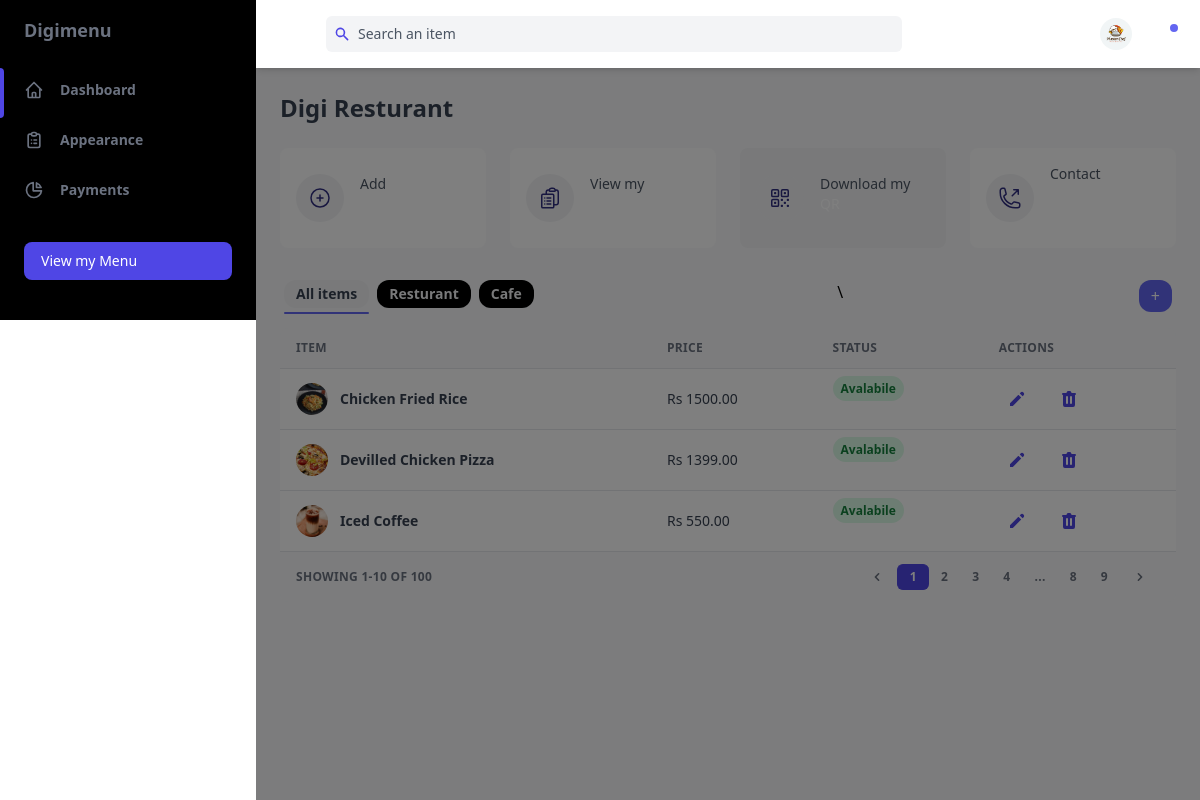
The page /dashboard/ (signed in) on the database its author committed.
### main/models.py (models this page shows, shortened)
class Profile(models.Model):
	user = models.OneToOneField(User, on_delete=models.CASCADE)
	phone = models.CharField(max_length=20, blank=True)
	address1 = models.CharField(max_length=200, blank=True)
	resturant_name = models.CharField(max_length=200, blank=True)
	resturant_slogan = models.CharField(max_length=200, blank=True)
	image = models.ImageField(upload_to='uploads/product/',blank=True, null=True )
	description = models.CharField(max_length=400, default='0', blank=True, null=True)
	city = models.CharField(max_length=200, blank=True)
	zipcode = models.CharField(max_length=200, blank=True)
	country = models.CharField(max_length=200, blank=True)

class Menu(models.Model):
	user = models.ForeignKey(User, on_delete=models.CASCADE)
	name = models.CharField(max_length=50)

class Product(models.Model):
	name = models.CharField(max_length=100)
	price = models.DecimalField(default=0, decimal_places=2, max_digits=6)
	menu = models.ForeignKey(Menu, on_delete=models.CASCADE, default=1)
	description = models.CharField(max_length=250, default='0', blank=True, null=True)
	image = models.ImageField(upload_to='uploads/product/',blank=True, null=True )
	is_sale = models.BooleanField(default=False)
	sale_price = models.DecimalField(default=0, decimal_places=2, max_digits=6)

### dashboard/views.py (the view)
# urls.py: path('', views.dashboard, name='dashboard'),
@login_required
def dashboard(request, menu_id=None):
    profile = get_object_or_404(Profile, user=request.user)
    menus = Menu.objects.filter(user=profile.user)
    products = Product.objects.filter(menu__user=profile.user)
    context = {
        'profile': profile,
        'menus': menus,
        'products': products,
    }
    return render(request, 'dashboard.html', context )

### dashboard/templates/dashboard.html (shortened to what this page needs)
{% extends 'dbase.html' %}
{% load static %}
{% block content %}
<div class="w-full overflow-hidden rounded-lg shadow-xs mb-6">
  <div class="w-full overflow-x-auto">
    <table class="w-full whitespace-no-wrap">
      <thead>
        <tr
          class="text-xs font-semibold tracking-wide text-left text-gray-500 uppercase border-b dark:border-gray-700 bg-gray-50 dark:text-gray-100 dark:bg-black"
        >
          <th class="px-4 py-3">Item</th>
          <th class="px-4 py-3">Price</th>
          <th class="px-4 py-3 hidden md:block">Status</th>
          <th class="px-4 py-3">Actions</th>
        </tr>
      </thead>
      <tbody
        class="bg-white divide-y dark:divide-gray-700 dark:bg-black"
      >
      {% if products %}
      {% for product in products %}
        <tr class="text-gray-700 dark:text-gray-400">
          <td class="px-4 py-3">
            <div class="flex items-center text-sm">
              <div
                class="relative hidden w-8 h-8 mr-3 rounded-full md:block"
              >
                <img
                  class="object-cover w-full h-full rounded-full"
                  src="{{product.image.url}}"
                  alt=""
                  loading="lazy"
                />
                <div
                  class="absolute inset-0 rounded-full shadow-inner"
                  aria-hidden="true"
                ></div>
              </div>
              <div>
                <p class="font-semibold dark:text-gray-200">{{ product.name }}</p>
              </div>
            </div>
          </td>
          <td class="px-4 py-3 text-sm">
            Rs {{ product.price }}
          </td>
          <td class="px-4 py-3 text-xs hidden md:block">
            <span
              class="px-2 py-1 font-semibold leading-tight text-green-700 bg-green-100 rounded-full dark:bg-gray-900 dark:text-gray-100"
            >
              Avalabile
            </span>
          </td>
          <td class="px-4 py-3 ">
            <div class="flex items-center space-x-4 text-sm">
              <a
                class="flex items-center justify-between px-2  py-2 text-sm font-medium leading-5 text-indigo-600 rounded-lg dark:text-gray-400 focus:outline-none focus:shadow-outline-gray"
                aria-label="Edit" href="{% url 'product_info' product.id %}"
              >
                <svg
                  class="w-5 h-5"
                  aria-hidden="true"
                  fill="currentColor"
                  viewBox="0 0 20 20"
                >
                  <path
                    d="M13.586 3.586a2 2 0 112.828 2.828l-.793.793-2.828-2.828.793-.793zM11.379 5.793L3 14.172V17h2.828l8.38-8.379-2.83-2.828z"
                  ></path>
                </svg>
              </a>
              <button
                class="flex items-center justify-between px-2 py-2 text-sm font-medium leading-5 text-indigo-600 rounded-lg dark:text-gray-400 focus:outline-none focus:shadow-outline-gray"
                aria-label="Delete"
              >
              </button>
            </div>
          </td>
        </tr>
      {% endfor %}
      {% endif %}
      </tbody>
    </table>
  </div>
  <div
    class="grid px-4 py-3 text-xs font-semibold tracking-wide text-gray-500 uppercase border-t dark:border-gray-700 bg-gray-50 sm:grid-cols-9 dark:text-gray-400 dark:bg-black"
  >
    <span class="flex items-center col-span-3">
      Showing 1-10 of 100
    </span>
    <span class="col-span-2"></span>
    <span class="flex col-span-4 mt-2 sm:mt-auto sm:justify-end">
      <nav aria-label="Table navigation">
        <ul class="inline-flex items-center">
          <li>
            <button
              class="px-3 py-1 rounded-md rounded-l-lg focus:outline-none focus:shadow-outline-indigo"
              aria-label="Previous"
            >
              <svg
                class="w-4 h-4 fill-current"
                aria-hidden="true"
                viewBox="0 0 20 20"
              >
                <path
                  d="M12.707 5.293a1 1 0 010 1.414L9.414 10l3.293 3.293a1 1 0 01-1.414 1.414l-4-4a1 1 0 010-1.414l4-4a1 1 0 011.414 0z"
                  clip-rule="evenodd"
                  fill-rule="evenodd"
                ></path>
              </svg>
            </button>
          </li>
          <li>
            <button
              class="px-3 py-1 text-white transition-colors duration-150 bg-indigo-600 border border-r-0 border-indigo-600 rounded-md focus:outline-none focus:shadow-outline-indigo"
            >
              1
            </button>
          </li>
          <li>
            <button
              class="px-3 py-1 rounded-md focus:outline-none focus:shadow-outline-indigo"
            >
              2
            </button>
          </li>
          <li>
            <button
              class="px-3 py-1 rounded-md focus:outline-none focus:shadow-outline-indigo"
            >
              3
            </button>
          </li>
          <li>
            <button
              class="px-3 py-1 rounded-md focus:outline-none focus:shadow-outline-indigo"
            >
              4
            </button>
          </li>
          <li>
            <span class="px-3 py-1">...</span>
          </li>
          <li>
            <button
              class="px-3 py-1 rounded-md focus:outline-none focus:shadow-outline-indigo"
            >
              8
            </button>
          </li>
          <li>
            <button
              class="px-3 py-1 rounded-md focus:outline-none focus:shadow-outline-indigo"
            >
              9
            </button>
          </li>
          <li>
            <button
              class="px-3 py-1 rounded-md rounded-r-lg focus:outline-none focus:shadow-outline-indigo"
              aria-label="Next"
            >
              <svg
                class="w-4 h-4 fill-current"
                aria-hidden="true"
                viewBox="0 0 20 20"
              >
                <path
                  d="M7.293 14.707a1 1 0 010-1.414L10.586 10 7.293 6.707a1 1 0 011.414-1.414l4 4a1 1 0 010 1.414l-4 4a1 1 0 01-1.414 0z"
                  clip-rule="evenodd"
                  fill-rule="evenodd"
                ></path>
              </svg>
            </button>
          </li>
        </ul>
      </nav>
    </span>
  </div>
</div>
{% endblock %}

### dashboard/templates/dbase.html (shortened to what this page needs)
{% load static %}
<!DOCTYPE html>
<html :class="{ 'theme-dark': dark }" x-data="data()" lang="en">
  <head>
    <link rel="stylesheet" href="{% static 'styles.css' %}">
    <script src="https://cdn.tailwindcss.com"></script>
    <link
      rel="stylesheet"
      href="https://cdnjs.cloudflare.com/ajax/libs/Chart.js/2.9.3/Chart.min.css"
    />
  </head>
  <body>
    <div
      class="flex h-screen bg-gray-50 dark:bg-zinc-950"
      :class="{ 'overflow-hidden': isSideMenuOpen }"
    >
      {% include 'dsidebar.html' %}
      {% include 'dmsidebar.html' %}
      <div class="flex flex-col flex-1 w-full">
        {% include 'dheader.html' %}
        <main class="h-full overflow-y-auto">
          <div class="container px-6 mx-auto grid">
            <h2
              class="my-6 text-2xl font-semibold text-gray-700 dark:text-white"
            >
            {{ profile.resturant_name }}
            </h2>
            {% include 'dcards.html' %}
            <div class="flex  mb-2 mx-1 justify-between">
              <div class="flex">
                <div class="flex flex-col">
                  <a class="{% if request.path == '/dashboard/' %}bg-gray-100 text-gray-700{% else %}bg-black text-gray-100{% endif %} font-bold text-sm rounded-xl px-3 py-1 mr-2" href="{% url 'dashboard' %}">
                      All items
                  </a>
                  {% if request.path == '/dashboard/' %}
                      <hr class="h-0.5 mt-1 bg-indigo-500 border-0 mr-2 rounded">
                  {% endif %}
                </div>
                {% for menu in menus %}
                <div class="flex flex-col">
                    <a class="{% if menu.id == selected_menu.id %}bg-gray-100 text-gray-700{% else %}bg-black text-gray-100{% endif %} font-bold text-sm rounded-xl px-3 py-1 mr-2" href="{% url 'dashboard_menu' menu_id=menu.id %}">
                        {{ menu.name }}
                    </a>
                </div>
                {% endfor %}
              </div>
\
              <a class="bg-indigo-500 text-white rounded-xl mb-2 px-3 py-1" href="{% url 'add_menu' %}"> + </a>
            </div>
            {% block content %}
            {% endblock %}
          </div>
        </main>
      </div>
    </div>
  </body>
</html>

### dashboard/templates/dheader.html (shortened to what this page needs)
<header class="z-10 py-4 bg-white shadow-md dark:bg-black ">
    <div
      class="container flex items-center justify-between h-full px-6 mx-auto text-indigo-600 dark:text-indigo-300"
    >
      <div class="flex justify-center flex-1 lg:mr-32">
        <div
          class="relative w-full max-w-xl mr-6 focus-within:text-indigo-500"
        >
          <div class="absolute inset-y-0 flex items-center pl-2">
            <svg
              class="w-4 h-4"
              aria-hidden="true"
              fill="currentColor"
              viewBox="0 0 20 20"
            >
              <path
                fill-rule="evenodd"
                d="M8 4a4 4 0 100 8 4 4 0 000-8zM2 8a6 6 0 1110.89 3.476l4.817 4.817a1 1 0 01-1.414 1.414l-4.816-4.816A6 6 0 012 8z"
                clip-rule="evenodd"
              ></path>
            </svg>
          </div>
          <input
            class="w-full pl-8 pr-2 py-2 text-sm text-gray-700 placeholder-gray-600 bg-gray-100 border-0 rounded-md dark:placeholder-gray-500 dark:focus:shadow-outline-gray dark:focus:placeholder-gray-600 dark:bg-zinc-900 dark:text-gray-200 focus:placeholder-gray-500 focus:bg-white focus:border-indigo-300 focus:outline-none focus:shadow-outline-indigo form-input"
            type="text"
            placeholder="Search an item"
            aria-label="Search"
          />
        </div>
      </div>
      <ul class="flex items-center flex-shrink-0 space-x-6">
        <li class="relative ">
            <button
              class="align-middle rounded-full focus:shadow-outline-indigo focus:outline-none"
              @click="toggleProfileMenu"
              @keydown.escape="closeProfileMenu"
              aria-label="Account"
              aria-haspopup="true"
            >
              <img
                class="object-cover w-8 h-8 rounded-full"
                src="{{profile.image.url}}"
                alt=""
                aria-hidden="true"
              />
            </button>
          </li>
        <li class="relative ">
          <button
            class="relative align-middle rounded-md focus:outline-none focus:shadow-outline-indigo"
            @click="toggleNotificationsMenu"
            @keydown.escape="closeNotificationsMenu"
            aria-label="Notifications"
            aria-haspopup="true"
          >
            <svg
              class="w-5 h-5"
              aria-hidden="true"
              fill="white"
              viewBox="0 0 20 20"
            >
              <path
                d="M10 2a6 6 0 00-6 6v3.586l-.707.707A1 1 0 004 14h12a1 1 0 00.707-1.707L16 11.586V8a6 6 0 00-6-6zM10 18a3 3 0 01-3-3h6a3 3 0 01-3 3z"
              ></path>
            </svg>
            <span
              aria-hidden="true"
              class="absolute top-0 right-0 inline-block w-3 h-3 transform translate-x-1 -translate-y-1 bg-indigo-500 border-2 border-white rounded-full dark:border-blabg-black"
            ></span>
          </button>
        </li>
      </ul>
    </div>
  </header>

### rows shown on the page
Profile: image (picture), resturant_name "Digi Resturant"
Menu: name "Resturant"
Menu: name "Cafe"
Product: image (picture), name "Chicken Fried Rice", price "1500.00"
Product: image (picture), name "Devilled Chicken Pizza", price "1399.00"
Product: image (picture), name "Iced Coffee", price "550.00"
